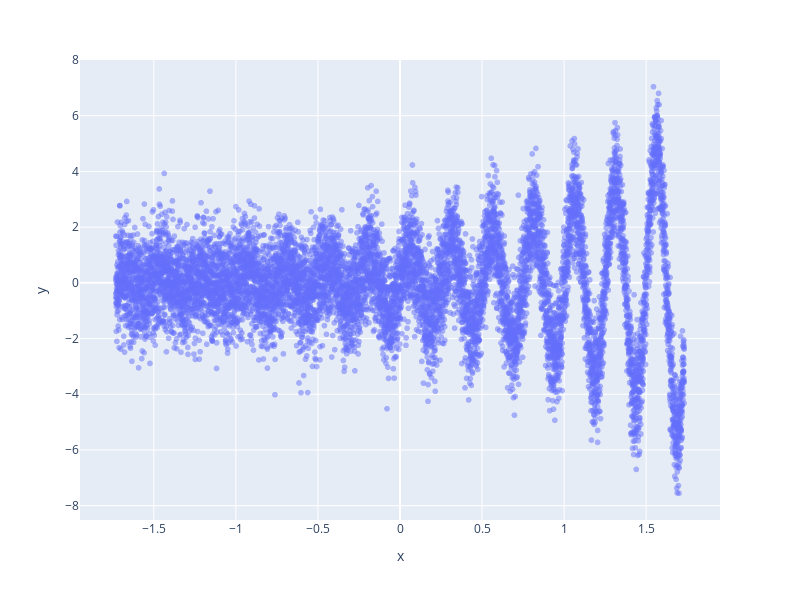

The code cell stored with this chart in its notebook:
### Code cell
fig = px.scatter(x=X_val[:,0], y=y_val,
                # title=f'X={X_name}, f={ground_truth}, std[f]={np.std(y_val):.4f}',
                opacity=0.5,
                )
fig.update_layout(
    # title=f'X={X_name}, f={ground_truth}, std[f]={np.std(y_val):.4f}',
    # xaxis_title="X",
    # yaxis_title="y",
    width=800,
    height=600,
)

### Figure 1 — Plotly figure (JSON) as saved in the notebook; plotly's stock layout.template omitted (floating-point values rounded to 4 significant figures; data arrays with more than 128 entries replaced by an {"elided": "..."} marker saying what was removed)
{"data": [{"hovertemplate": "x=%{x}<br>y=%{y}<extra></extra>", "legendgroup": "", "marker": {"color": "#636efa", "opacity": 0.5, "symbol": "circle"}, "mode": "markers", "name": "", "showlegend": false, "type": "scattergl", "x": {"elided": "10000 float values"}, "xaxis": "x", "y": {"elided": "10000 float values"}, "yaxis": "y"}], "layout": {"height": 600, "legend": {"tracegroupgap": 0}, "margin": {"t": 60}, "width": 800, "xaxis": {"anchor": "y", "domain": [0, 1], "title": {"text": "x"}}, "yaxis": {"anchor": "x", "domain": [0, 1], "title": {"text": "y"}}}}
